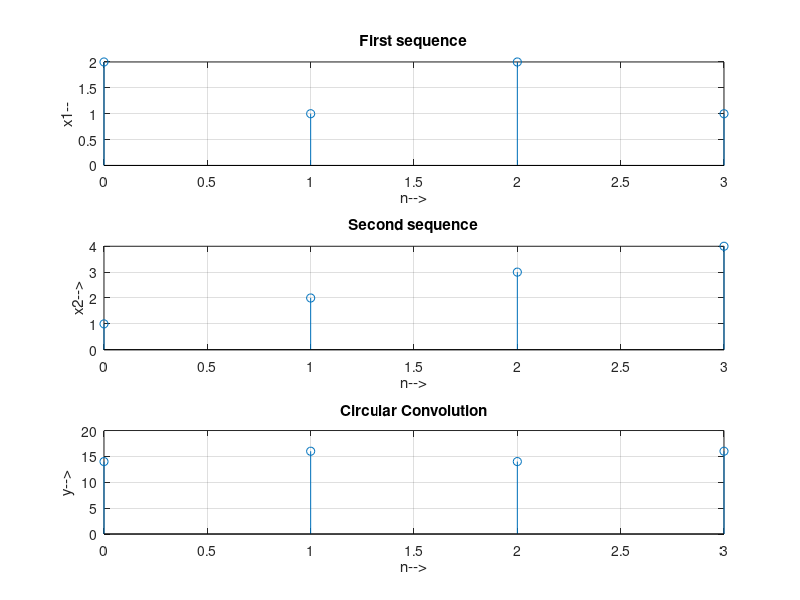

The MATLAB script that drew this image:
clear 
clc 
close all 
x1 = [2 1 2 1]; 
nx1 = 0:length(x1)-1; 
subplot(3,1,1); 
stem(nx1, x1);
xlabel('n-->');
ylabel('x1--');
title('First sequence');
grid on;

x2 = [1 2 3 4]; 
nx2 = 0:length(x2)-1; 
subplot(3,1,2); 
stem(nx2, x2);
xlabel('n-->');
ylabel('x2-->');
title('Second sequence');
grid on;

N = 4; 
if length(x1) > N
    error('N must be >= the length of x1');
end;
if length(x2) > N
    error('N must be >= the length of x2');
end;

x1 = [x1, zeros(1, N - length(x1))]; 
x2 = [x2, zeros(1, N - length(x2))];
m = [0:N-1];

for n = 0:N-1
    y(n+1) = sum(x2(mod(n - m, N) + 1) .* x1); 
end;

ny = 0:3; 
subplot(3,1,3);
stem(ny, y);
xlabel('n-->'); 
ylabel('y-->');
title('Circular Convolution');
grid on;

disp('First seq is:'); 
x1
disp('Second seq is:'); 
x2
disp('Circular convolution is:'); 
y
